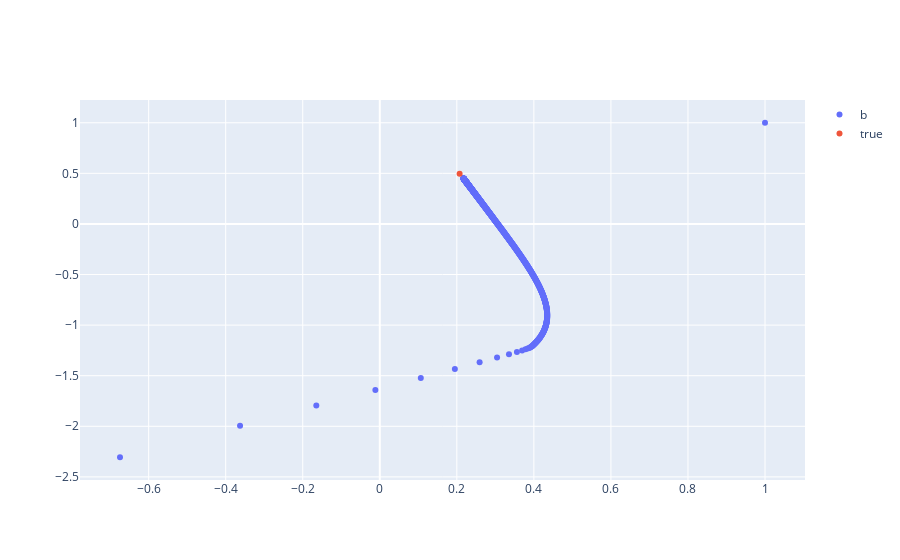
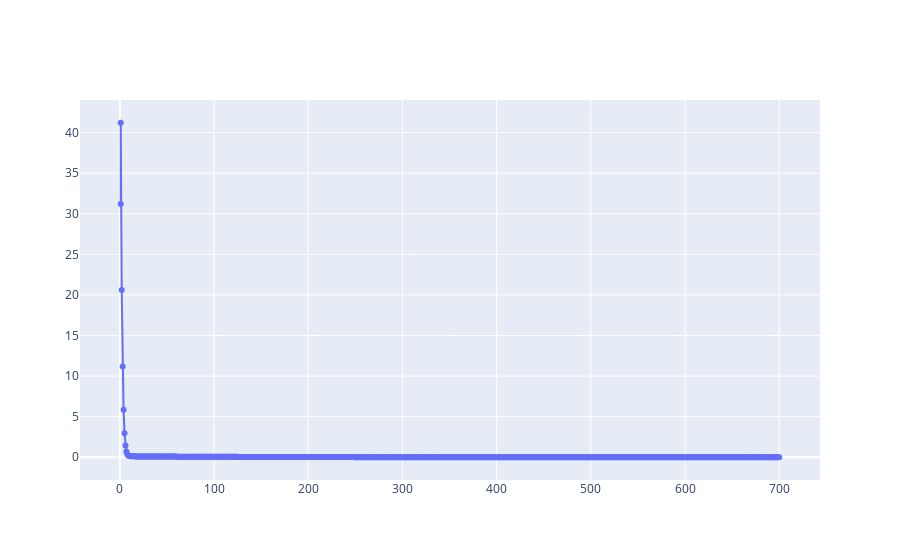
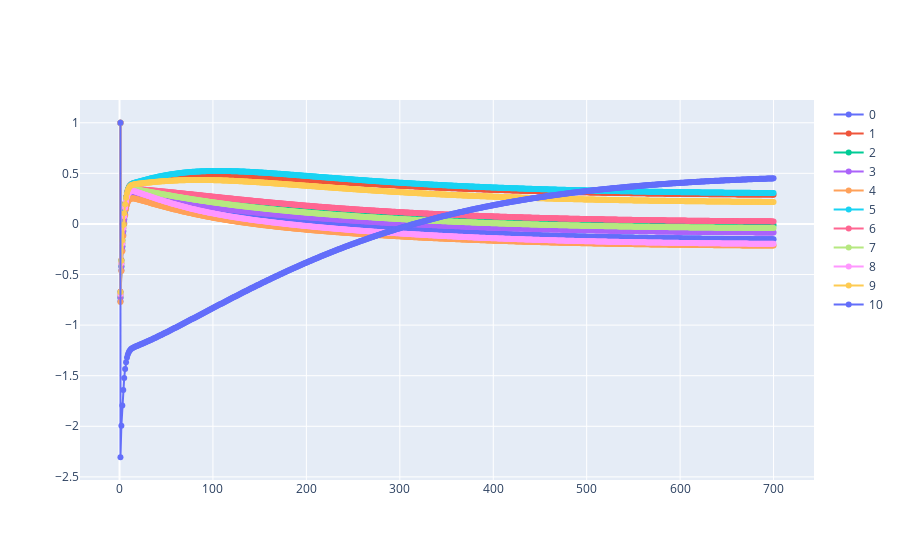

These figures' notebook cell, in order:
### Code cell
eta = 0.3

X = list(xf.apply(lambda row: list(row), axis=1))  # m x d+1
XT = np.transpose(X)
for i in range(700):
    run_epoch += 1
    hy = np.dot(X, karr)
    ###
    gd = msegd(ydata, hy, XT)
    ### 随梯度的变化而变化, 随时间变化而变化
    if karr2[0]:
        tau = math.log10(run_epoch+11)
        gdrate = [ np.mean(_gdarr) ** 0.5 * tau for _gdarr in karr2  ] 
    karr = karr - eta * gd / gdrate
    ###
    if i % 1 == 0:
        karrs.append(karr)
        run_times.append(run_epoch)
        msearr.append(mse(ydata, hy))
    
    for si,gdv in enumerate(gd):
        karr2[si].append(gdv ** 2++ 1e-10)
    
    

hy = np.dot(X, karr)
msearr.append(mse(ydata, hy))
##
trans_karrs = np.transpose(karrs)
## 展示最后两位参数的变化
draw_scatters([list(trans_karrs[-2]), [processed_darr[-1]]], [list(trans_karrs[-1]), [processed_b]], ['b', 'true'])
draw_lines(run_times, [msearr], ['mse'])
###
draw_lines(run_times, np.transpose(karrs), [i for i in range(n_d + 1)])

### Figure 1 — Plotly figure (JSON) as saved in the notebook; plotly's stock layout.template omitted (floating-point values rounded to 4 significant figures; data arrays with more than 128 entries replaced by an {"elided": "..."} marker saying what was removed)
{"data": [{"mode": "markers", "name": "b", "type": "scatter", "x": {"elided": "701 float values"}, "y": {"elided": "701 float values"}}, {"mode": "markers", "name": "true", "type": "scatter", "x": [0.2072], "y": [0.4959]}], "layout": {}}

### Figure 2 — Plotly figure (JSON) as saved in the notebook; plotly's stock layout.template omitted (floating-point values rounded to 4 significant figures; data arrays with more than 128 entries replaced by an {"elided": "..."} marker saying what was removed)
{"data": [{"mode": "lines+markers", "name": "mse", "type": "scatter", "x": {"elided": "701 int values"}, "y": {"elided": "701 float values"}}], "layout": {}}

### Figure 3 — Plotly figure (JSON) as saved in the notebook; plotly's stock layout.template omitted (floating-point values rounded to 4 significant figures; data arrays with more than 128 entries replaced by an {"elided": "..."} marker saying what was removed)
{"data": [{"mode": "lines+markers", "name": "0", "type": "scatter", "x": {"elided": "701 int values"}, "y": {"elided": "701 float values"}}, {"mode": "lines+markers", "name": "1", "type": "scatter", "x": {"elided": "701 int values"}, "y": {"elided": "701 float values"}}, {"mode": "lines+markers", "name": "2", "type": "scatter", "x": {"elided": "701 int values"}, "y": {"elided": "701 float values"}}, {"mode": "lines+markers", "name": "3", "type": "scatter", "x": {"elided": "701 int values"}, "y": {"elided": "701 float values"}}, {"mode": "lines+markers", "name": "4", "type": "scatter", "x": {"elided": "701 int values"}, "y": {"elided": "701 float values"}}, {"mode": "lines+markers", "name": "5", "type": "scatter", "x": {"elided": "701 int values"}, "y": {"elided": "701 float values"}}, {"mode": "lines+markers", "name": "6", "type": "scatter", "x": {"elided": "701 int values"}, "y": {"elided": "701 float values"}}, {"mode": "lines+markers", "name": "7", "type": "scatter", "x": {"elided": "701 int values"}, "y": {"elided": "701 float values"}}, {"mode": "lines+markers", "name": "8", "type": "scatter", "x": {"elided": "701 int values"}, "y": {"elided": "701 float values"}}, {"mode": "lines+markers", "name": "9", "type": "scatter", "x": {"elided": "701 int values"}, "y": {"elided": "701 float values"}}, {"mode": "lines+markers", "name": "10", "type": "scatter", "x": {"elided": "701 int values"}, "y": {"elided": "701 float values"}}], "layout": {}}
